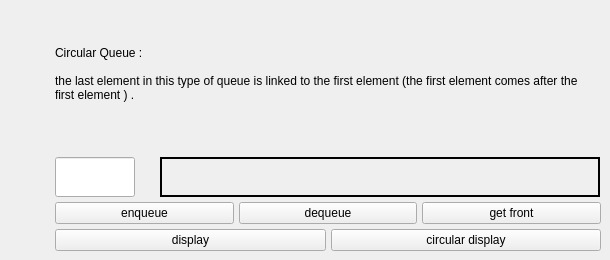
          <widget class="QWidget" name="Circular_Queue">
           <attribute name="title">
            <string>Circular Queue</string>
           </attribute>
           <widget class="QWidget" name="layoutWidget">
            <property name="geometry">
             <rect>
              <x>10</x>
              <y>10</y>
              <width>591</width>
              <height>241</height>
             </rect>
            </property>
            <layout class="QHBoxLayout" name="horizontalLayout_6">
             <property name="spacing">
              <number>20</number>
             </property>
             <item>
              <widget class="QLabel" name="Circular_queue_label1">
               <property name="text">
                <string/>
               </property>
              </widget>
             </item>
             <item>
              <layout class="QVBoxLayout" name="verticalLayout_7">
               <property name="spacing">
                <number>5</number>
               </property>
               <item>
                <widget class="QLabel" name="label_2">
                 <property name="text">
                  <string>Circular Queue :
 
the last element in this type of queue is linked to the first element (the first element comes after the first element ) .
 </string>
                 </property>
                 <property name="wordWrap">
                  <bool>true</bool>
                 </property>
                </widget>
               </item>
               <item>
                <layout class="QHBoxLayout" name="horizontalLayout_20">
                 <item>
                  <widget class="QLineEdit" name="CQ_input">
                   <property name="enabled">
                    <bool>true</bool>
                   </property>
                   <property name="sizePolicy">
                    <sizepolicy hsizetype="Fixed" vsizetype="Fixed">
                     <horstretch>0</horstretch>
                     <verstretch>0</verstretch>
                    </sizepolicy>
                   </property>
                   <property name="maximumSize">
                    <size>
                     <width>80</width>
                     <height>40</height>
                    </size>
                   </property>
                   <property name="baseSize">
                    <size>
                     <width>80</width>
                     <height>20</height>
                    </size>
                   </property>
                  </widget>
                 </item>
                 <item>
                  <spacer name="horizontalSpacer_10">
                   <property name="orientation">
                    <enum>Qt::Horizontal</enum>
                   </property>
                   <property name="sizeType">
                    <enum>QSizePolicy::Fixed</enum>
                   </property>
                   <property name="sizeHint" stdset="0">
                    <size>
                     <width>20</width>
                     <height>40</height>
                    </size>
                   </property>
                  </spacer>
                 </item>
                 <item>
                  <widget class="QLabel" name="CQ_output">
                   <property name="sizePolicy">
                    <sizepolicy hsizetype="Maximum" vsizetype="Maximum">
                     <horstretch>0</horstretch>
                     <verstretch>0</verstretch>
                    </sizepolicy>
                   </property>
                   <property name="maximumSize">
                    <size>
                     <width>440</width>
                     <height>40</height>
                    </size>
                   </property>
                   <property name="frameShape">
                    <enum>QFrame::WinPanel</enum>
                   </property>
                   <property name="text">
                    <string/>
                   </property>
                  </widget>
                 </item>
                </layout>
               </item>
               <item>
                <layout class="QHBoxLayout" name="horizontalLayout_28">
                 <item>
                  <widget class="QPushButton" name="CQ_enqueue_buttom">
                   <property name="text">
                    <string>enqueue</string>
                   </property>
                  </widget>
                 </item>
                 <item>
                  <widget class="QPushButton" name="CQ_dequeue_buttom">
                   <property name="text">
                    <string>dequeue</string>
                   </property>
                  </widget>
                 </item>
                 <item>
                  <widget class="QPushButton" name="CQ_getfront_buttom">
                   <property name="text">
                    <string>get front</string>
                   </property>
                  </widget>
                 </item>
                </layout>
               </item>
               <item>
                <layout class="QHBoxLayout" name="horizontalLayout_15">
                 <item>
                  <widget class="QPushButton" name="CQ_display_buttom">
                   <property name="text">
                    <string>display</string>
                   </property>
                  </widget>
                 </item>
                 <item>
                  <widget class="QPushButton" name="CQ_circular_display_buttom">
                   <property name="text">
                    <string>circular display</string>
                   </property>
                  </widget>
                 </item>
                </layout>
               </item>
              </layout>
             </item>
            </layout>
           </widget>
          </widget>
